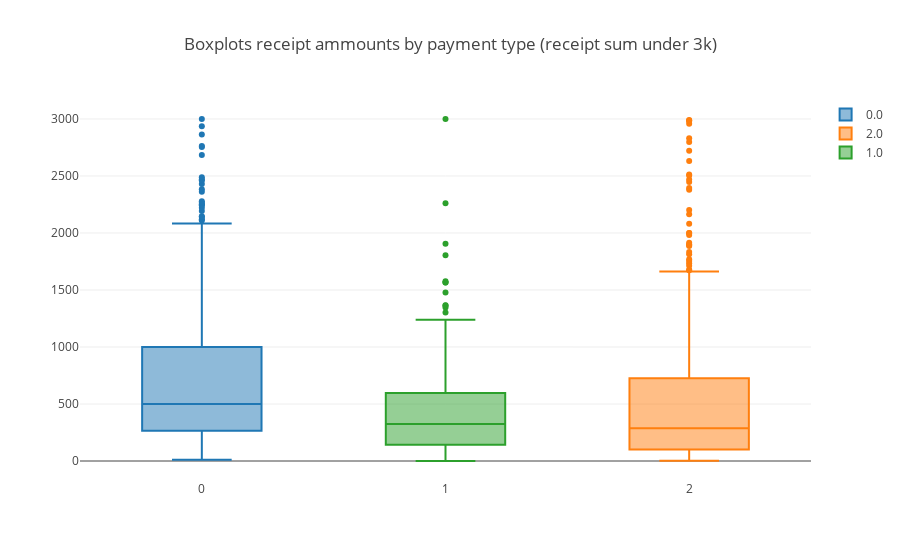

The notebook cell saved with this chart:
### Markdown cell above
Раз уж мы начали работать с этим показателем, посмотрим, как распределяются суммы по различным типам оплаты.

### Code cell
temp = comb.loc[comb.discounted_amount<3000,['receipt_id','payment_type','discounted_amount']].drop_duplicates()

data = [go.Box(y = temp[temp.payment_type==ptype].discounted_amount, name=ptype) for ptype in temp.payment_type.unique()]
layout = go.Layout(title='Boxplots receipt ammounts by payment type (receipt sum under 3k)')
fig = go.Figure(data=data, layout=layout)

pyo.iplot(fig)

### Figure 1 — Plotly figure (JSON) as saved in the notebook; plotly's stock layout.template omitted (floating-point values rounded to 4 significant figures; data arrays with more than 128 entries replaced by an {"elided": "..."} marker saying what was removed)
{"data": [{"name": "0.0", "type": "box", "uid": "18b9d3ef-a954-43fb-b31a-038354abe184", "y": {"elided": "577 float values"}}, {"name": "2.0", "type": "box", "uid": "4238f686-cfa4-464e-ada6-397ebea01641", "y": {"elided": "419 float values"}}, {"name": "1.0", "type": "box", "uid": "18301a0c-3cd9-4053-96b5-7495d4a8f405", "y": {"elided": "155 float values"}}], "layout": {"title": {"text": "Boxplots receipt ammounts by payment type (receipt sum under 3k)"}}}
